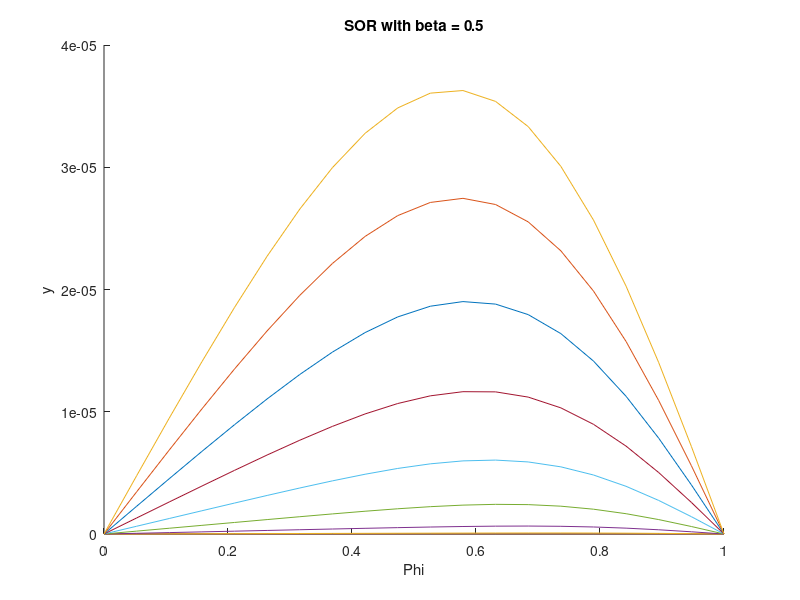

MATLAB code to generate this figure:
  % Define the domain
  x = linspace(0, 2, 20);
  y = linspace(0, 1, 20);
  
  m = 3; % m = 1 for Jacobi,m = 2 for Gauss-Seidel, m = 3 for SOR
  
  dx = x(2)-x(1);
  dy = y(2)-y(1);
  
  dx2dy2 = dx^2/(2*(dx^2 + dy^2));
  dy2dx2 = dy^2/(2*(dx^2 + dy^2));
  
  beta = 0.5;
  
  % The size of the computational grid;  
  Computational_Grid = meshgrid(x,y);
  M = length(x);
  N = length(y);
  
  %% Apply the boundary conditions for phi;
  
  phi = zeros(M, N);
  phi_old = zeros(M, N);
  
  phi_old(1,:) = 0;
  
  for j = 1:N
    phi_old(M,j) = y(j);
  end
  
  for j = 1:M
     phi_old(j,2) = phi_old(j,1);
     phi_old(j,N+1) = phi_old(j,N);
  end
    
  
  % Define maximum number of iterations
  MAX_NUMBER_ITERS = 100;
  
  figure(1);
  hold on;
  
  for iter = 1: MAX_NUMBER_ITERS
    % Using Point Jacobi method to solve for the phi;  
    % For all points inside the loop
    for i = 2: M-1
      for j = 2: N-1
        
        % Point Jacobi method
        if (m == 1)
            phi(i,j) = dy_dx_1*(phi_old(i+1,j) + phi_old(i-1,j)) + dx_dy_1*(phi_old(i,j+1) + phi_old(i,j-1));
        elseif (m == 2)
        % Gauss Seidel 
            phi(i,j) = dy2dx2*(phi_old(i+1,j) + phi_old(i-1,j)) + dx2dy2*(phi_old(i,j+1) + phi_old(i,j-1));
        elseif(m == 3)
        % SOR
            phi(i,j) = beta*dy2dx2*(phi_old(i+1,j) + phi_old(i-1,j)) + beta*dx2dy2*(phi_old(i,j+1) + phi_old(i,j-1))+ phi_old(i,j)*(1-beta);
        end
      end
      
    end
   
   % Assign old value back
    phi_old = phi;

  
  % Plot the value of phi in the x direction going through the center
    center_location_x = floor(M/2);
    center_location_y = floor(N/2);
  
    my_phi = phi(center_location_x,:);
  
      if (mod(iter, 10) == 0)
        plot(y, my_phi);
      end
      xlabel('Phi');
      ylabel('y');
      if (m == 1)
          title('Jacobi Point Method')
      elseif (m == 2)
          title('Gauss Seidel')
      elseif(m == 3)
          title(['SOR with beta = ', num2str(beta)])
      end

  end % End for the number of iterations
  
  
  

